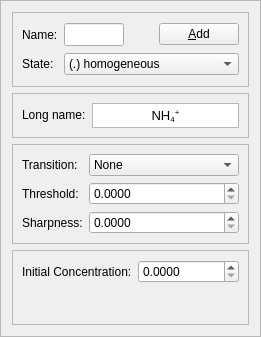
<?xml version="1.0" encoding="UTF-8"?>
<ui version="4.0">
 <class>cpdWindow</class>
 <widget class="QFrame" name="cpdWindow">
  <property name="windowModality">
   <enum>Qt::NonModal</enum>
  </property>
  <property name="geometry">
   <rect>
    <x>0</x>
    <y>0</y>
    <width>261</width>
    <height>337</height>
   </rect>
  </property>
  <property name="minimumSize">
   <size>
    <width>261</width>
    <height>0</height>
   </size>
  </property>
  <property name="maximumSize">
   <size>
    <width>261</width>
    <height>16777215</height>
   </size>
  </property>
  <property name="windowTitle">
   <string>Frame</string>
  </property>
  <property name="frameShape">
   <enum>QFrame::StyledPanel</enum>
  </property>
  <property name="frameShadow">
   <enum>QFrame::Raised</enum>
  </property>
  <layout class="QVBoxLayout" name="verticalLayout">
   <item>
    <widget class="QFrame" name="frame">
     <property name="sizePolicy">
      <sizepolicy hsizetype="Preferred" vsizetype="Expanding">
       <horstretch>0</horstretch>
       <verstretch>0</verstretch>
      </sizepolicy>
     </property>
     <property name="frameShape">
      <enum>QFrame::StyledPanel</enum>
     </property>
     <property name="frameShadow">
      <enum>QFrame::Raised</enum>
     </property>
     <layout class="QGridLayout" name="gridLayout_2">
      <property name="margin">
       <number>9</number>
      </property>
      <item row="0" column="0">
       <widget class="QLabel" name="label">
        <property name="text">
         <string>Name:</string>
        </property>
       </widget>
      </item>
      <item row="0" column="1">
       <widget class="QLineEdit" name="txtShortName">
        <property name="sizePolicy">
         <sizepolicy hsizetype="Fixed" vsizetype="Fixed">
          <horstretch>0</horstretch>
          <verstretch>0</verstretch>
         </sizepolicy>
        </property>
        <property name="maximumSize">
         <size>
          <width>60</width>
          <height>16777215</height>
         </size>
        </property>
        <property name="font">
         <font>
          <pointsize>10</pointsize>
         </font>
        </property>
        <property name="text">
         <string/>
        </property>
        <property name="maxLength">
         <number>6</number>
        </property>
       </widget>
      </item>
      <item row="1" column="0">
       <widget class="QLabel" name="label_2">
        <property name="text">
         <string>State:</string>
        </property>
       </widget>
      </item>
      <item row="1" column="1" colspan="3">
       <widget class="QComboBox" name="comboState">
        <property name="currentIndex">
         <number>0</number>
        </property>
        <item>
         <property name="text">
          <string>(.) homogeneous</string>
         </property>
        </item>
        <item>
         <property name="text">
          <string>(*) heterogeneous</string>
         </property>
        </item>
        <item>
         <property name="text">
          <string>(aq) aqueous</string>
         </property>
        </item>
        <item>
         <property name="text">
          <string>(s) solid hetero</string>
         </property>
        </item>
        <item>
         <property name="text">
          <string>(l) liquid hetero</string>
         </property>
        </item>
        <item>
         <property name="text">
          <string>(g) gas homo</string>
         </property>
        </item>
       </widget>
      </item>
      <item row="0" column="3">
       <widget class="QPushButton" name="pushAdd">
        <property name="text">
         <string>&amp;Add</string>
        </property>
       </widget>
      </item>
      <item row="0" column="2">
       <spacer name="horizontalSpacer">
        <property name="orientation">
         <enum>Qt::Horizontal</enum>
        </property>
        <property name="sizeType">
         <enum>QSizePolicy::Expanding</enum>
        </property>
        <property name="sizeHint" stdset="0">
         <size>
          <width>0</width>
          <height>0</height>
         </size>
        </property>
       </spacer>
      </item>
     </layout>
    </widget>
   </item>
   <item>
    <widget class="QFrame" name="frm1">
     <property name="frameShape">
      <enum>QFrame::StyledPanel</enum>
     </property>
     <property name="frameShadow">
      <enum>QFrame::Raised</enum>
     </property>
     <layout class="QFormLayout" name="formLayout_2">
      <item row="0" column="0">
       <widget class="QLabel" name="label_4">
        <property name="text">
         <string>Long name:</string>
        </property>
       </widget>
      </item>
      <item row="0" column="1">
       <widget class="QTextEdit" name="txtLongName">
        <property name="sizePolicy">
         <sizepolicy hsizetype="Preferred" vsizetype="Fixed">
          <horstretch>0</horstretch>
          <verstretch>0</verstretch>
         </sizepolicy>
        </property>
        <property name="maximumSize">
         <size>
          <width>16777215</width>
          <height>25</height>
         </size>
        </property>
        <property name="baseSize">
         <size>
          <width>0</width>
          <height>0</height>
         </size>
        </property>
        <property name="verticalScrollBarPolicy">
         <enum>Qt::ScrollBarAlwaysOff</enum>
        </property>
        <property name="horizontalScrollBarPolicy">
         <enum>Qt::ScrollBarAlwaysOff</enum>
        </property>
        <property name="html">
         <string>&lt;!DOCTYPE HTML PUBLIC &quot;-//W3C//DTD HTML 4.0//EN&quot; &quot;http://www.w3.org/TR/REC-html40/strict.dtd&quot;&gt;
&lt;html&gt;&lt;head&gt;&lt;meta name=&quot;qrichtext&quot; content=&quot;1&quot; /&gt;&lt;style type=&quot;text/css&quot;&gt;
p, li { white-space: pre-wrap; }
&lt;/style&gt;&lt;/head&gt;&lt;body style=&quot; font-family:'Sans'; font-size:10pt; font-weight:400; font-style:normal;&quot;&gt;
&lt;p align=&quot;center&quot; style=&quot; margin-top:0px; margin-bottom:0px; margin-left:0px; margin-right:0px; -qt-block-indent:0; text-indent:0px;&quot;&gt;NH&lt;span style=&quot; vertical-align:sub;&quot;&gt;4&lt;/span&gt;&lt;span style=&quot; vertical-align:super;&quot;&gt;+&lt;/span&gt;&lt;/p&gt;&lt;/body&gt;&lt;/html&gt;</string>
        </property>
       </widget>
      </item>
     </layout>
    </widget>
   </item>
   <item>
    <widget class="QFrame" name="frm2">
     <property name="sizePolicy">
      <sizepolicy hsizetype="Expanding" vsizetype="Expanding">
       <horstretch>0</horstretch>
       <verstretch>0</verstretch>
      </sizepolicy>
     </property>
     <property name="frameShape">
      <enum>QFrame::StyledPanel</enum>
     </property>
     <property name="frameShadow">
      <enum>QFrame::Raised</enum>
     </property>
     <layout class="QFormLayout" name="formLayout">
      <property name="fieldGrowthPolicy">
       <enum>QFormLayout::AllNonFixedFieldsGrow</enum>
      </property>
      <item row="2" column="0">
       <widget class="QLabel" name="lblThresh">
        <property name="text">
         <string>Threshold:</string>
        </property>
       </widget>
      </item>
      <item row="2" column="1">
       <widget class="QDoubleSpinBox" name="spinThresh">
        <property name="decimals">
         <number>4</number>
        </property>
        <property name="singleStep">
         <double>0.000100000000000</double>
        </property>
       </widget>
      </item>
      <item row="3" column="0">
       <widget class="QLabel" name="lblSharp">
        <property name="text">
         <string>Sharpness:</string>
        </property>
       </widget>
      </item>
      <item row="3" column="1">
       <widget class="QDoubleSpinBox" name="spinSharp">
        <property name="decimals">
         <number>4</number>
        </property>
        <property name="maximum">
         <double>10.000000000000000</double>
        </property>
        <property name="singleStep">
         <double>0.000100000000000</double>
        </property>
       </widget>
      </item>
      <item row="1" column="0">
       <widget class="QLabel" name="lblTrans">
        <property name="text">
         <string>Transition:</string>
        </property>
       </widget>
      </item>
      <item row="1" column="1">
       <widget class="QComboBox" name="comboTrans">
        <item>
         <property name="text">
          <string>None</string>
         </property>
        </item>
        <item>
         <property name="text">
          <string>Linear</string>
         </property>
        </item>
        <item>
         <property name="text">
          <string>Arctangent</string>
         </property>
        </item>
       </widget>
      </item>
     </layout>
    </widget>
   </item>
   <item>
    <widget class="QFrame" name="frm3">
     <property name="sizePolicy">
      <sizepolicy hsizetype="Preferred" vsizetype="Expanding">
       <horstretch>0</horstretch>
       <verstretch>0</verstretch>
      </sizepolicy>
     </property>
     <property name="frameShape">
      <enum>QFrame::StyledPanel</enum>
     </property>
     <property name="frameShadow">
      <enum>QFrame::Raised</enum>
     </property>
     <layout class="QFormLayout" name="formLayout_3">
      <item row="0" column="0">
       <widget class="QLabel" name="label_3">
        <property name="text">
         <string>Initial Concentration:</string>
        </property>
       </widget>
      </item>
      <item row="0" column="1">
       <widget class="QDoubleSpinBox" name="spinConc">
        <property name="decimals">
         <number>4</number>
        </property>
       </widget>
      </item>
     </layout>
    </widget>
   </item>
  </layout>
 </widget>
 <resources/>
 <connections/>
</ui>
